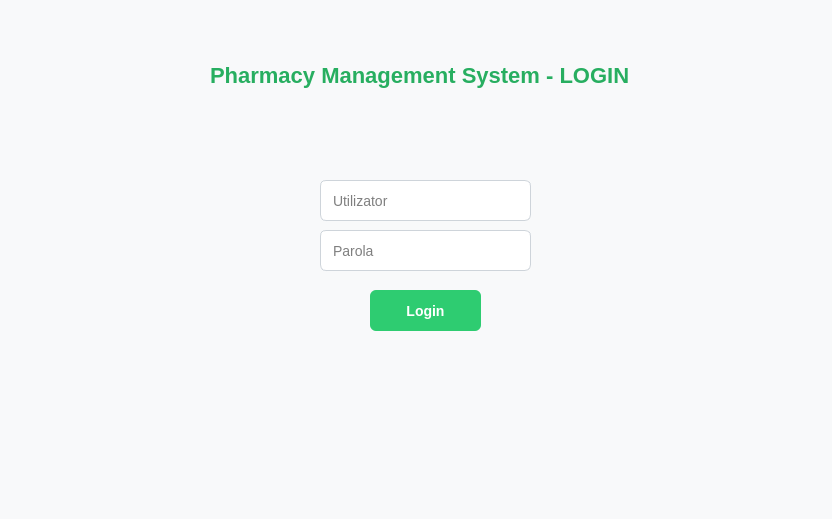
<?xml version="1.0" encoding="UTF-8"?>
<ui version="4.0">
 <class>LoginDialog</class>
 <widget class="QDialog" name="LoginDialog">
  <property name="geometry">
   <rect>
    <x>0</x>
    <y>0</y>
    <width>832</width>
    <height>519</height>
   </rect>
  </property>
  <property name="windowTitle">
   <string>Dialog</string>
  </property>
  <property name="styleSheet">
   <string notr="true">/* Fundalul ferestrei */
QDialog {
    background-color: #f8f9fa;
}

/* Stil pentru campurile de text */
QLineEdit {
    padding: 10px;
    border: 1px solid #ced4da;
    border-radius: 6px;
    background-color: white;
    font-size: 14px;
    margin-bottom: 10px;
}

QLineEdit:focus {
    border: 2px solid #2ecc71; /* Verdele tau de la Admin */
}

/* Butonul de Login */
QPushButton#btnLogin {
    background-color: #2ecc71;
    color: white;
    border-radius: 6px;
    font-weight: bold;
    padding: 12px;
    font-size: 14px;
}

QPushButton#btnLogin:hover {
    background-color: #27ae60;
}

/* Mesajul de eroare sub buton */
QLabel#lblError {
    color: #e74c3c;
    font-size: 12px;
    font-weight: bold;
}</string>
  </property>
  <widget class="QLabel" name="label">
   <property name="geometry">
    <rect>
     <x>210</x>
     <y>30</y>
     <width>461</width>
     <height>91</height>
    </rect>
   </property>
   <property name="styleSheet">
    <string notr="true">QLabel {
    color: #27ae60; /* Verdele tău de la Admin */
    font-size: 22px;
    font-weight: bold;
    font-family: &quot;Segoe UI&quot;, sans-serif;
    background: transparent;
}</string>
   </property>
   <property name="text">
    <string>Pharmacy Management System - LOGIN</string>
   </property>
  </widget>
  <widget class="QLineEdit" name="editUsername">
   <property name="geometry">
    <rect>
     <x>320</x>
     <y>180</y>
     <width>211</width>
     <height>51</height>
    </rect>
   </property>
   <property name="placeholderText">
    <string>Utilizator</string>
   </property>
  </widget>
  <widget class="QLineEdit" name="editPassword">
   <property name="geometry">
    <rect>
     <x>320</x>
     <y>230</y>
     <width>211</width>
     <height>51</height>
    </rect>
   </property>
   <property name="placeholderText">
    <string>Parola</string>
   </property>
  </widget>
  <widget class="QPushButton" name="btnLogin">
   <property name="geometry">
    <rect>
     <x>370</x>
     <y>290</y>
     <width>111</width>
     <height>41</height>
    </rect>
   </property>
   <property name="text">
    <string>Login</string>
   </property>
  </widget>
  <widget class="QLabel" name="lblError">
   <property name="geometry">
    <rect>
     <x>300</x>
     <y>380</y>
     <width>251</width>
     <height>16</height>
    </rect>
   </property>
   <property name="styleSheet">
    <string notr="true">QLabel {
    color: #e74c3c; /* Roșu de eroare */
    font-size: 13px;
    font-style: italic;
    background: transparent;
}</string>
   </property>
   <property name="text">
    <string/>
   </property>
  </widget>
 </widget>
 <resources/>
 <connections/>
</ui>
